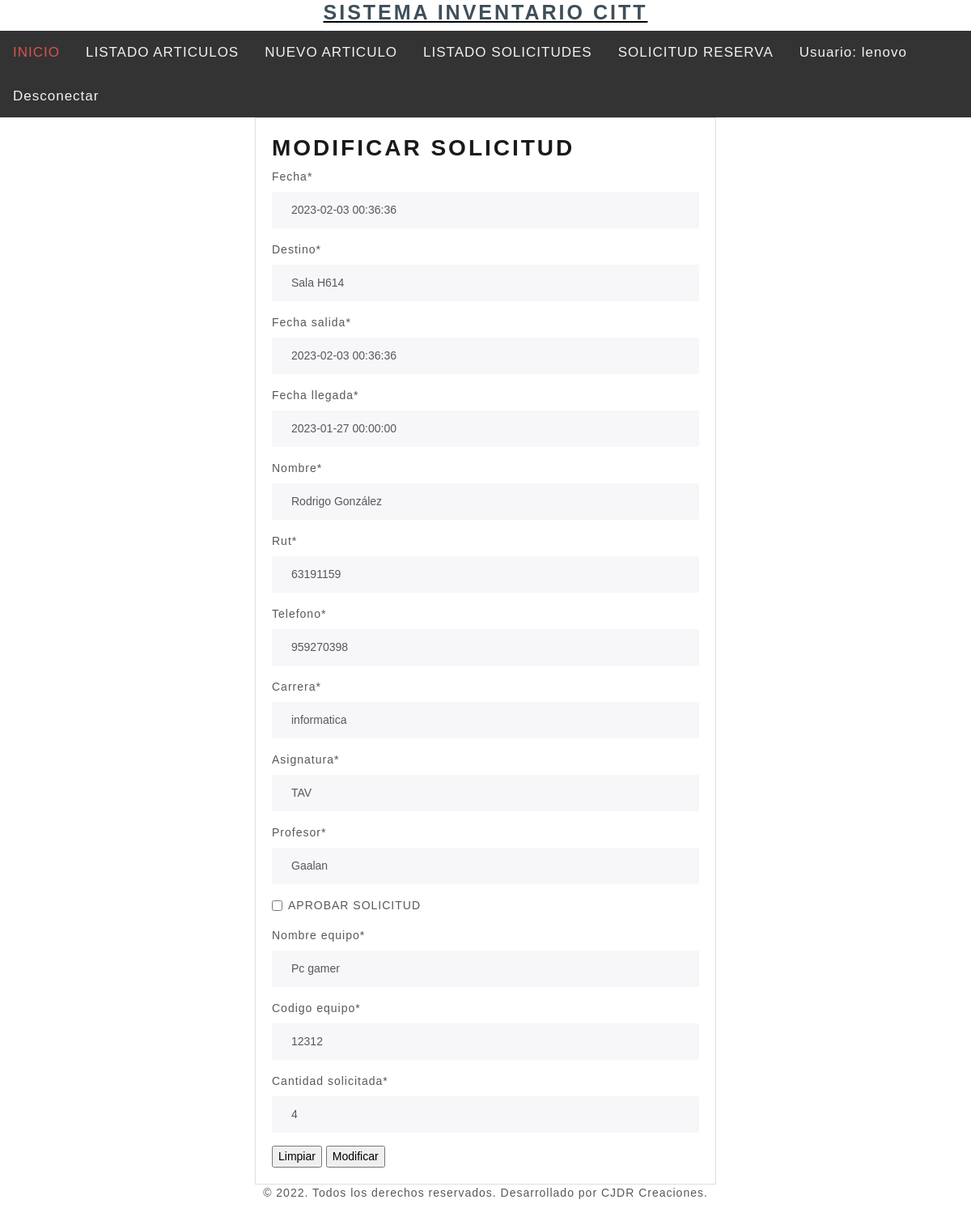
Page /modificarsolicitud/5/ (signed in) on the committed database.
### core/models.py (models this page shows, shortened)
class SolicitudReserva (models.Model):
    fecha = models.DateTimeField(default=my_datetime)
    destino = models.CharField(max_length=100)
    fecha_salida = models.DateTimeField(default=my_datetime)
    fecha_llegada = models.DateTimeField(null=True)
    nombre = models. CharField(max_length=100)
    rut = models.CharField(max_length=10)
    telefono = models.CharField(max_length=100)
    carrera = models.CharField(max_length=100)
    asignatura = models.CharField(max_length=100)
    profesor = models.CharField(max_length=100)
    estado_reserva = models.BooleanField(default=False, verbose_name="APROBAR SOLICITUD")
    nombre_equipo = models.CharField(max_length=200)
    codigo_equipo = models.CharField(max_length=100)
    cantidad_solicitada = models.IntegerField()

### core/views.py (the view, shortened to what this page needs)
# urls.py: path('modificarsolicitud/<id>/', modificarsolicitud , name="modificarsolicitud"),
@permission_required('core.change_articulos')
def modificarsolicitud(request, id):
    solicitudes = SolicitudReserva.objects.get(id=id)
    data = {
        'form':SolicitudReservaForm(instance=solicitudes)
    }
    return render(request, 'core/modificarsolicitud.html', data)

### core/forms.py
class SolicitudReservaForm(ModelForm):
    class Meta:
        model = SolicitudReserva
        fields= ['fecha', 'destino', 'fecha_salida', 'fecha_llegada', 'nombre', 'rut', 'telefono', 'carrera', 'asignatura', 'profesor','estado_reserva','nombre_equipo', 'codigo_equipo','cantidad_solicitada']

### core/templates/core/modificarsolicitud.html (shortened to what this page needs)
{% extends 'core/base.html' %}
{% load static %}
{% load crispy_forms_tags %}
{% block contenido %}
<div class="col-12 col-md-6 offset-md-3">
    <div class="card">
        <div class="card-body">
            <h2>Modificar solicitud</h2>
            <form action="" method="POST" enctype="multipart/form-data">
                <table>
                    {{ form | crispy }}
                </table>
                <input type="reset" value="Limpiar">
                <input type="submit" value="Modificar">
            </form>
        </div>
    </div>
</div>
{% endblock %}

### core/templates/core/base.html (shortened to what this page needs)
<!DOCTYPE html>
<html class="no-js">
<head>
  {% load pwa %}
  {% load static %}
  <link rel="stylesheet" href="{% static 'core/css/bootstrap.min.css' %}">
  <link rel="stylesheet" href="https://cdnjs.cloudflare.com/ajax/libs/font-awesome/4.7.0/css/font-awesome.min.css">
  <link rel="stylesheet" href="{% static 'core/css/nav.css' %}">
  <link rel="stylesheet" href="{% static 'core/css/responsiveiframe.css' %}">
</head>
<body class=".cuerpo" background="{% static 'core/img/fondo.jpg' %}">
  <div align=center>
    <a href="{% url 'inicio' %}">
      <h1 style="font-size:25px; color: rgb(63, 79, 90); border: rgb(255, 4, 4);">SISTEMA INVENTARIO CITT</h1>
    </a>
  </div>
  <div class="topnav" id="myTopnav">
    <a class="text-danger" href="{% url 'inicio' %}">INICIO</a>
    {% if user.is_staff %}
    <a href="{% url 'listadoarticulos' %}">LISTADO ARTICULOS</a>
    {% endif %}
    {% if user.is_staff %}
    <a href="{% url 'nuevoarticulo' %}">NUEVO ARTICULO</a>
    <a href="{% url 'listadosolicitudes' %}">LISTADO SOLICITUDES</a>
    {% endif %}
    {% if user.is_authenticated %}
    <a href="{% url 'solicitarreserva' %}">SOLICITUD RESERVA</a>
    <a href="#"> Usuario: {{ user.username }}</a>
    <a href="{% url 'logout' %}">Desconectar</a>
    {% endif %}
  </div>
  {% block contenido %}
  {% endblock %}
  <div>
    <footer class="footer">
      <center>© 2022. Todos los derechos reservados. Desarrollado por CJDR Creaciones.</center>
    </footer>
  </div>
</body>
</html>

### core/static/core/css/nav.css (style rules this page uses)
body { margin: 0; font-family: Arial, Helvetica, sans-serif; padding-bottom: 70px; }
.topnav { overflow: hidden; background-color: #333; }
.topnav a { float: left; display: block; color: #f2f2f2; text-align: center; padding: 14px 16px; text-decoration: none; font-size: 17px; }

### rows in the picture
SolicitudReserva: fecha "2023-02-03 00:36:36", destino "Sala H614", fecha_salida "2023-02-03 00:36:36", fecha_llegada "2023-01-27 00:00:00", nombre "Rodrigo González", rut "63191159", telefono "959270398", carrera "informatica", asignatura "TAV", profesor "Gaalan", nombre_equipo "Pc gamer", codigo_equipo "12312", cantidad_solicitada "4"

### other values in the picture
{{ user.username }} "lenovo"
